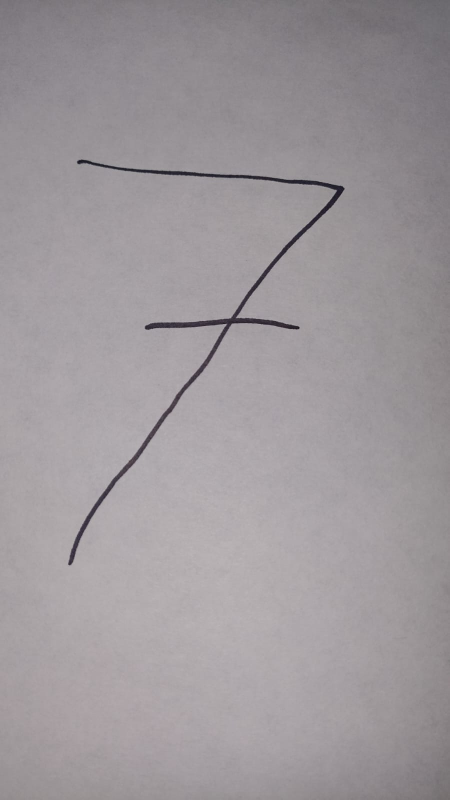
#> input picture taller-cuda-pytorch/reporte/Capturas/imagen del numero 7.jpeg, 899 x 1599 px, found by its file name (shown at 1/2 size)
$ jupyter execute --allow-errors taller_cuda_pytorch.ipynb   (shell and % lines are left out)
#> lines starting #> are read from the running program, lines starting #| are printed output that depends on the picture
#> the answer given: imagen del numero 7.jpeg
[cell 1]
from google.colab import files
from PIL import Image, ImageOps
import torchvision.transforms as transforms
import matplotlib.pyplot as plt
import numpy as np

def procesar_imagen(nombre):
#> called with nombre = 'imagen del numero 7.jpeg'
    original = Image.open(nombre).convert('L')

    # 1. Recortar bordes (quita sombras y bordes de hoja)
    w, h = original.size
#> w = 899; h = 1599
    recortada = original.crop((w*0.05, h*0.05, w*0.95, h*0.95))
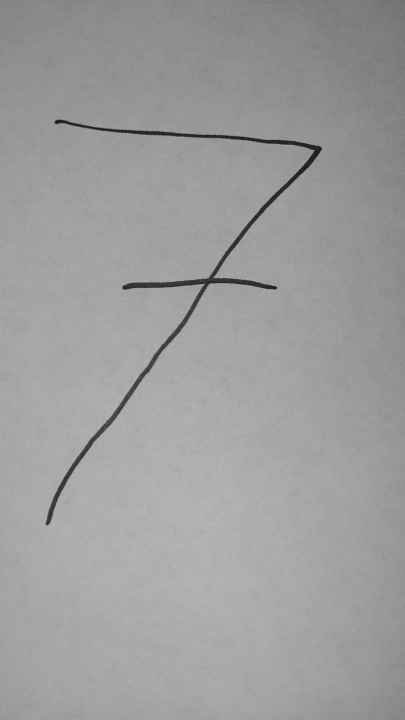
#> recortada: PIL image 809x1439 L (shown at 1/2 size); min 12, max 183, mean 157.2

    # 2. Aumentar contraste para separar trazo del fondo
    from PIL import ImageEnhance, ImageFilter
    contraste = ImageEnhance.Contrast(recortada).enhance(3.0)
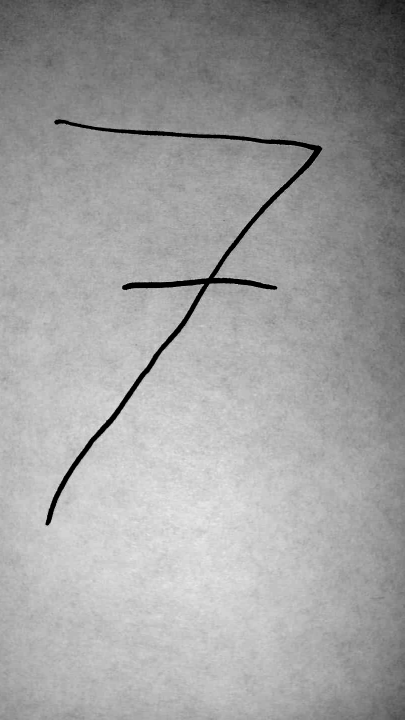
#> contraste: PIL image 809x1439 L (shown at 1/2 size); min 0, max 235, mean 159.4

    # 3. Suavizar ruido de arrugas
    suavizada = contraste.filter(ImageFilter.MedianFilter(size=3))

    # 4. Invertir colores (fondo negro, trazo blanco como MNIST)
    invertida = ImageOps.invert(suavizada)
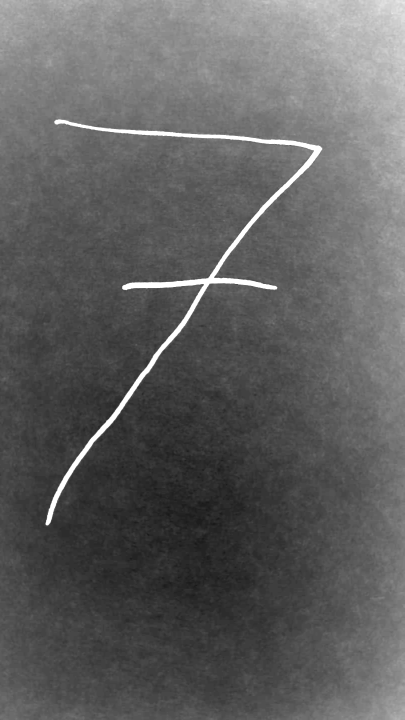
#> invertida: PIL image 809x1439 L (shown at 1/2 size); min 23, max 255, mean 95.6
    engrosada = invertida.filter(ImageFilter.MaxFilter(size=3))

    # 5. Escalar a 28x28
    procesada = engrosada.resize((28, 28), Image.LANCZOS)
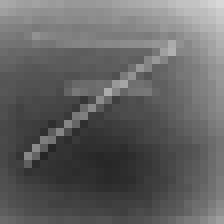
#> procesada: PIL image 28x28 L (shown 8 times larger); min 38, max 216, mean 98.4

    # Visualizar las etapas
    fig, axes = plt.subplots(1, 4, figsize=(12, 3))

    axes[0].imshow(recortada, cmap='gray')
    axes[0].set_title('1. Recortada')
    axes[0].axis('off')

    axes[1].imshow(contraste, cmap='gray')
    axes[1].set_title('2. Contraste')
    axes[1].axis('off')

    axes[2].imshow(invertida, cmap='gray')
    axes[2].set_title('3. Invertida')
    axes[2].axis('off')

    axes[3].imshow(np.array(procesada), cmap='gray')
    axes[3].set_title('4. Lo que ve la red (28x28)')
    axes[3].axis('off')

    plt.tight_layout()
    plt.show()

    return procesada

subido = files.upload()
nombre = list(subido.keys())[0]

imagen = procesar_imagen(nombre)

# Pasar al modelo
#> (the rest of this cell did not finish here and is left out)
